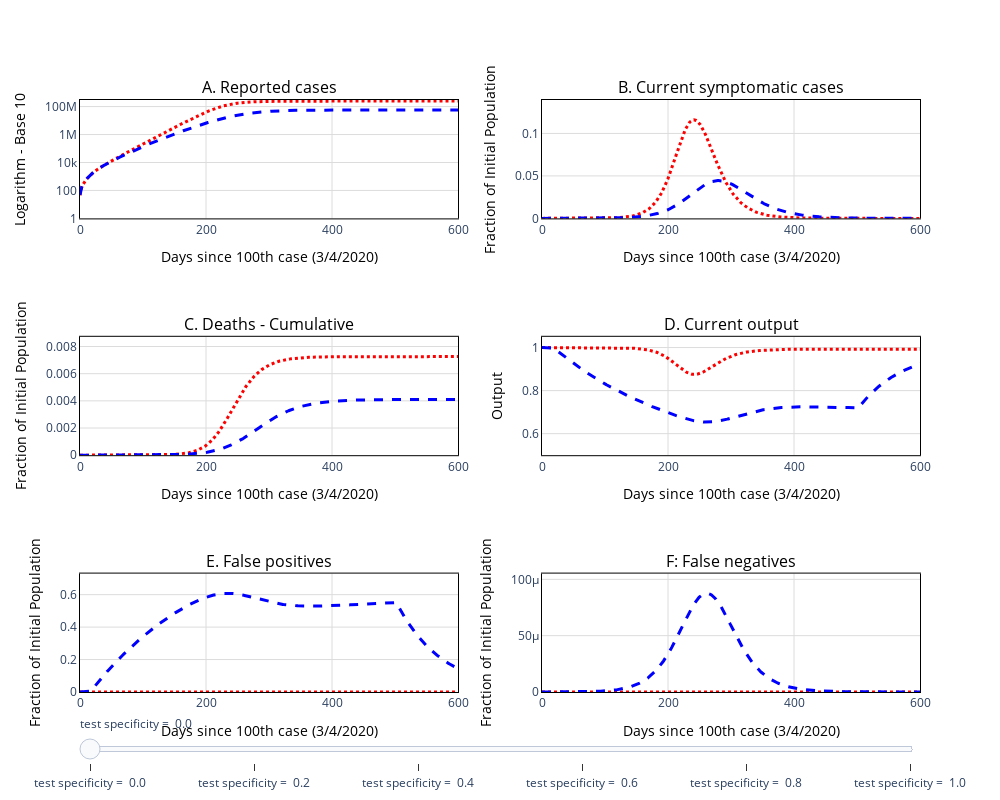

Notebook code for this chart:
### Code cell
f

### Figure 1 — Plotly figure (JSON) as saved in the notebook; plotly's stock layout.template omitted (floating-point values rounded to 4 significant figures; data arrays with more than 128 entries replaced by an {"elided": "..."} marker saying what was removed)
{"data": [{"line": {"color": "red", "dash": "dot", "width": 3}, "name": "Common Quarantine", "showlegend": true, "type": "scatter", "visible": true, "xaxis": "x", "y": {"elided": "1095 float values"}, "yaxis": "y"}, {"line": {"color": "red", "dash": "dot", "width": 3}, "name": "Common Quarantine", "showlegend": false, "type": "scatter", "visible": true, "xaxis": "x2", "y": {"elided": "1095 float values"}, "yaxis": "y2"}, {"line": {"color": "red", "dash": "dot", "width": 3}, "name": "Common Quarantine", "showlegend": false, "type": "scatter", "visible": true, "xaxis": "x3", "y": {"elided": "1095 float values"}, "yaxis": "y3"}, {"line": {"color": "red", "dash": "dot", "width": 3}, "name": "Common Quarantine", "showlegend": false, "type": "scatter", "visible": true, "xaxis": "x4", "y": {"elided": "1095 float values"}, "yaxis": "y4"}, {"line": {"color": "red", "dash": "dot", "width": 3}, "name": "Common Quarantine", "showlegend": false, "type": "scatter", "visible": true, "xaxis": "x5", "y": {"elided": "1095 float values"}, "yaxis": "y5"}, {"line": {"color": "red", "dash": "dot", "width": 3}, "name": "Common Quarantine", "showlegend": false, "type": "scatter", "visible": true, "xaxis": "x6", "y": {"elided": "1095 int values"}, "yaxis": "y6"}, {"line": {"color": "blue", "dash": "dash", "width": 3}, "name": "Quarantine & Test", "showlegend": true, "type": "scatter", "visible": true, "xaxis": "x", "y": {"elided": "1095 float values"}, "yaxis": "y"}, {"line": {"color": "blue", "dash": "dash", "width": 3}, "name": "Quarantine & Test", "showlegend": false, "type": "scatter", "visible": true, "xaxis": "x2", "y": {"elided": "1095 float values"}, "yaxis": "y2"}, {"line": {"color": "blue", "dash": "dash", "width": 3}, "name": "Quarantine & Test", "showlegend": false, "type": "scatter", "visible": true, "xaxis": "x3", "y": {"elided": "1095 float values"}, "yaxis": "y3"}, {"line": {"color": "blue", "dash": "dash", "width": 3}, "name": "Quarantine & Test", "showlegend": false, "type": "scatter", "visible": true, "xaxis": "x4", "y": {"elided": "1095 float values"}, "yaxis": "y4"}, {"line": {"color": "blue", "dash": "dash", "width": 3}, "name": "Quarantine & Test", "showlegend": false, "type": "scatter", "visible": true, "xaxis": "x5", "y": {"elided": "1095 float values"}, "yaxis": "y5"}, {"line": {"color": "blue", "dash": "dash", "width": 3}, "name": "Quarantine & Test", "showlegend": false, "type": "scatter", "visible": true, "xaxis": "x6", "y": {"elided": "1095 float values"}, "yaxis": "y6"}, {"line": {"color": "blue", "dash": "dash", "width": 3}, "name": "Quarantine & Test", "showlegend": true, "type": "scatter", "visible": false, "xaxis": "x", "y": {"elided": "1095 float values"}, "yaxis": "y"}, {"line": {"color": "blue", "dash": "dash", "width": 3}, "name": "Quarantine & Test", "showlegend": false, "type": "scatter", "visible": false, "xaxis": "x2", "y": {"elided": "1095 float values"}, "yaxis": "y2"}, {"line": {"color": "blue", "dash": "dash", "width": 3}, "name": "Quarantine & Test", "showlegend": false, "type": "scatter", "visible": false, "xaxis": "x3", "y": {"elided": "1095 float values"}, "yaxis": "y3"}, {"line": {"color": "blue", "dash": "dash", "width": 3}, "name": "Quarantine & Test", "showlegend": false, "type": "scatter", "visible": false, "xaxis": "x4", "y": {"elided": "1095 float values"}, "yaxis": "y4"}, {"line": {"color": "blue", "dash": "dash", "width": 3}, "name": "Quarantine & Test", "showlegend": false, "type": "scatter", "visible": false, "xaxis": "x5", "y": {"elided": "1095 float values"}, "yaxis": "y5"}, {"line": {"color": "blue", "dash": "dash", "width": 3}, "name": "Quarantine & Test", "showlegend": false, "type": "scatter", "visible": false, "xaxis": "x6", "y": {"elided": "1095 float values"}, "yaxis": "y6"}, {"line": {"color": "blue", "dash": "dash", "width": 3}, "name": "Quarantine & Test", "showlegend": true, "type": "scatter", "visible": false, "xaxis": "x", "y": {"elided": "1095 float values"}, "yaxis": "y"}, {"line": {"color": "blue", "dash": "dash", "width": 3}, "name": "Quarantine & Test", "showlegend": false, "type": "scatter", "visible": false, "xaxis": "x2", "y": {"elided": "1095 float values"}, "yaxis": "y2"}, {"line": {"color": "blue", "dash": "dash", "width": 3}, "name": "Quarantine & Test", "showlegend": false, "type": "scatter", "visible": false, "xaxis": "x3", "y": {"elided": "1095 float values"}, "yaxis": "y3"}, {"line": {"color": "blue", "dash": "dash", "width": 3}, "name": "Quarantine & Test", "showlegend": false, "type": "scatter", "visible": false, "xaxis": "x4", "y": {"elided": "1095 float values"}, "yaxis": "y4"}, {"line": {"color": "blue", "dash": "dash", "width": 3}, "name": "Quarantine & Test", "showlegend": false, "type": "scatter", "visible": false, "xaxis": "x5", "y": {"elided": "1095 float values"}, "yaxis": "y5"}, {"line": {"color": "blue", "dash": "dash", "width": 3}, "name": "Quarantine & Test", "showlegend": false, "type": "scatter", "visible": false, "xaxis": "x6", "y": {"elided": "1095 float values"}, "yaxis": "y6"}, {"line": {"color": "blue", "dash": "dash", "width": 3}, "name": "Quarantine & Test", "showlegend": true, "type": "scatter", "visible": false, "xaxis": "x", "y": {"elided": "1095 float values"}, "yaxis": "y"}, {"line": {"color": "blue", "dash": "dash", "width": 3}, "name": "Quarantine & Test", "showlegend": false, "type": "scatter", "visible": false, "xaxis": "x2", "y": {"elided": "1095 float values"}, "yaxis": "y2"}, {"line": {"color": "blue", "dash": "dash", "width": 3}, "name": "Quarantine & Test", "showlegend": false, "type": "scatter", "visible": false, "xaxis": "x3", "y": {"elided": "1095 float values"}, "yaxis": "y3"}, {"line": {"color": "blue", "dash": "dash", "width": 3}, "name": "Quarantine & Test", "showlegend": false, "type": "scatter", "visible": false, "xaxis": "x4", "y": {"elided": "1095 float values"}, "yaxis": "y4"}, {"line": {"color": "blue", "dash": "dash", "width": 3}, "name": "Quarantine & Test", "showlegend": false, "type": "scatter", "visible": false, "xaxis": "x5", "y": {"elided": "1095 float values"}, "yaxis": "y5"}, {"line": {"color": "blue", "dash": "dash", "width": 3}, "name": "Quarantine & Test", "showlegend": false, "type": "scatter", "visible": false, "xaxis": "x6", "y": {"elided": "1095 float values"}, "yaxis": "y6"}, {"line": {"color": "blue", "dash": "dash", "width": 3}, "name": "Quarantine & Test", "showlegend": true, "type": "scatter", "visible": false, "xaxis": "x", "y": {"elided": "1095 float values"}, "yaxis": "y"}, {"line": {"color": "blue", "dash": "dash", "width": 3}, "name": "Quarantine & Test", "showlegend": false, "type": "scatter", "visible": false, "xaxis": "x2", "y": {"elided": "1095 float values"}, "yaxis": "y2"}, {"line": {"color": "blue", "dash": "dash", "width": 3}, "name": "Quarantine & Test", "showlegend": false, "type": "scatter", "visible": false, "xaxis": "x3", "y": {"elided": "1095 float values"}, "yaxis": "y3"}, {"line": {"color": "blue", "dash": "dash", "width": 3}, "name": "Quarantine & Test", "showlegend": false, "type": "scatter", "visible": false, "xaxis": "x4", "y": {"elided": "1095 float values"}, "yaxis": "y4"}, {"line": {"color": "blue", "dash": "dash", "width": 3}, "name": "Quarantine & Test", "showlegend": false, "type": "scatter", "visible": false, "xaxis": "x5", "y": {"elided": "1095 float values"}, "yaxis": "y5"}, {"line": {"color": "blue", "dash": "dash", "width": 3}, "name": "Quarantine & Test", "showlegend": false, "type": "scatter", "visible": false, "xaxis": "x6", "y": {"elided": "1095 float values"}, "yaxis": "y6"}, {"line": {"color": "blue", "dash": "dash", "width": 3}, "name": "Quarantine & Test", "showlegend": true, "type": "scatter", "visible": false, "xaxis": "x", "y": {"elided": "1095 float values"}, "yaxis": "y"}, {"line": {"color": "blue", "dash": "dash", "width": 3}, "name": "Quarantine & Test", "showlegend": false, "type": "scatter", "visible": false, "xaxis": "x2", "y": {"elided": "1095 float values"}, "yaxis": "y2"}, {"line": {"color": "blue", "dash": "dash", "width": 3}, "name": "Quarantine & Test", "showlegend": false, "type": "scatter", "visible": false, "xaxis": "x3", "y": {"elided": "1095 float values"}, "yaxis": "y3"}, {"line": {"color": "blue", "dash": "dash", "width": 3}, "name": "Quarantine & Test", "showlegend": false, "type": "scatter", "visible": false, "xaxis": "x4", "y": {"elided": "1095 float values"}, "yaxis": "y4"}, {"line": {"color": "blue", "dash": "dash", "width": 3}, "name": "Quarantine & Test", "showlegend": false, "type": "scatter", "visible": false, "xaxis": "x5", "y": {"elided": "1095 float values"}, "yaxis": "y5"}, {"line": {"color": "blue", "dash": "dash", "width": 3}, "name": "Quarantine & Test", "showlegend": false, "type": "scatter", "visible": false, "xaxis": "x6", "y": {"elided": "1095 float values"}, "yaxis": "y6"}], "layout": {"annotations": [{"font": {"color": "black", "size": 16}, "showarrow": false, "text": "A. Reported cases", "x": 0.225, "xanchor": "center", "xref": "paper", "y": 1, "yanchor": "bottom", "yref": "paper"}, {"font": {"color": "black", "size": 16}, "showarrow": false, "text": "B. Current symptomatic cases", "x": 0.775, "xanchor": "center", "xref": "paper", "y": 1, "yanchor": "bottom", "yref": "paper"}, {"font": {"color": "black", "size": 16}, "showarrow": false, "text": "C. Deaths - Cumulative", "x": 0.225, "xanchor": "center", "xref": "paper", "y": 0.6, "yanchor": "bottom", "yref": "paper"}, {"font": {"color": "black", "size": 16}, "showarrow": false, "text": "D. Current output", "x": 0.775, "xanchor": "center", "xref": "paper", "y": 0.6, "yanchor": "bottom", "yref": "paper"}, {"font": {"color": "black", "size": 16}, "showarrow": false, "text": "E. False positives", "x": 0.225, "xanchor": "center", "xref": "paper", "y": 0.2, "yanchor": "bottom", "yref": "paper"}, {"font": {"color": "black", "size": 16}, "showarrow": false, "text": "F: False negatives", "x": 0.775, "xanchor": "center", "xref": "paper", "y": 0.2, "yanchor": "bottom", "yref": "paper"}], "height": 800, "plot_bgcolor": "rgba(0,0,0,0)", "showlegend": false, "sliders": [{"steps": [{"args": [{"visible": [true, true, true, true, true, true, true, true, true, true, true, true, "legendonly", "legendonly", "legendonly", "legendonly", "legendonly", "legendonly", "legendonly", "legendonly", "legendonly", "legendonly", "legendonly", "legendonly", "legendonly", "legendonly", "legendonly", "legendonly", "legendonly", "legendonly", "legendonly", "legendonly", "legendonly", "legendonly", "legendonly", "legendonly", "legendonly", "legendonly", "legendonly", "legendonly", "legendonly", "legendonly"]}, {"showlegend": [true, "False", "False", "False", "False", "False", true, "False", "False", "False", "False", "False", "False", "False", "False", "False", "False", "False", "False", "False", "False", "False", "False", "False", "False", "False", "False", "False", "False", "False", "False", "False", "False", "False", "False", "False", "False", "False", "False", "False", "False", "False"]}], "label": "test specificity = \n0.0", "method": "restyle"}, {"args": [{"visible": [true, true, true, true, true, true, "legendonly", "legendonly", "legendonly", "legendonly", "legendonly", "legendonly", true, true, true, true, true, true, "legendonly", "legendonly", "legendonly", "legendonly", "legendonly", "legendonly", "legendonly", "legendonly", "legendonly", "legendonly", "legendonly", "legendonly", "legendonly", "legendonly", "legendonly", "legendonly", "legendonly", "legendonly", "legendonly", "legendonly", "legendonly", "legendonly", "legendonly", "legendonly"]}, {"showlegend": [true, "False", "False", "False", "False", "False", "False", "False", "False", "False", "False", "False", true, "False", "False", "False", "False", "False", "False", "False", "False", "False", "False", "False", "False", "False", "False", "False", "False", "False", "False", "False", "False", "False", "False", "False", "False", "False", "False", "False", "False", "False"]}], "label": "test specificity = \n0.2", "method": "restyle"}, {"args": [{"visible": [true, true, true, true, true, true, "legendonly", "legendonly", "legendonly", "legendonly", "legendonly", "legendonly", "legendonly", "legendonly", "legendonly", "legendonly", "legendonly", "legendonly", true, true, true, true, true, true, "legendonly", "legendonly", "legendonly", "legendonly", "legendonly", "legendonly", "legendonly", "legendonly", "legendonly", "legendonly", "legendonly", "legendonly", "legendonly", "legendonly", "legendonly", "legendonly", "legendonly", "legendonly"]}, {"showlegend": [true, "False", "False", "False", "False", "False", "False", "False", "False", "False", "False", "False", "False", "False", "False", "False", "False", "False", true, "False", "False", "False", "False", "False", "False", "False", "False", "False", "False", "False", "False", "False", "False", "False", "False", "False", "False", "False", "False", "False", "False", "False"]}], "label": "test specificity = \n0.4", "method": "restyle"}, {"args": [{"visible": [true, true, true, true, true, true, "legendonly", "legendonly", "legendonly", "legendonly", "legendonly", "legendonly", "legendonly", "legendonly", "legendonly", "legendonly", "legendonly", "legendonly", "legendonly", "legendonly", "legendonly", "legendonly", "legendonly", "legendonly", true, true, true, true, true, true, "legendonly", "legendonly", "legendonly", "legendonly", "legendonly", "legendonly", "legendonly", "legendonly", "legendonly", "legendonly", "legendonly", "legendonly"]}, {"showlegend": [true, "False", "False", "False", "False", "False", "False", "False", "False", "False", "False", "False", "False", "False", "False", "False", "False", "False", "False", "False", "False", "False", "False", "False", true, "False", "False", "False", "False", "False", "False", "False", "False", "False", "False", "False", "False", "False", "False", "False", "False", "False"]}], "label": "test specificity = \n0.6", "method": "restyle"}, {"args": [{"visible": [true, true, true, true, true, true, "legendonly", "legendonly", "legendonly", "legendonly", "legendonly", "legendonly", "legendonly", "legendonly", "legendonly", "legendonly", "legendonly", "legendonly", "legendonly", "legendonly", "legendonly", "legendonly", "legendonly", "legendonly", "legendonly", "legendonly", "legendonly", "legendonly", "legendonly", "legendonly", true, true, true, true, true, true, "legendonly", "legendonly", "legendonly", "legendonly", "legendonly", "legendonly"]}, {"showlegend": [true, "False", "False", "False", "False", "False", "False", "False", "False", "False", "False", "False", "False", "False", "False", "False", "False", "False", "False", "False", "False", "False", "False", "False", "False", "False", "False", "False", "False", "False", true, "False", "False", "False", "False", "False", "False", "False", "False", "False", "False", "False"]}], "label": "test specificity = \n0.8", "method": "restyle"}, {"args": [{"visible": [true, true, true, true, true, true, "legendonly", "legendonly", "legendonly", "legendonly", "legendonly", "legendonly", "legendonly", "legendonly", "legendonly", "legendonly", "legendonly", "legendonly", "legendonly", "legendonly", "legendonly", "legendonly", "legendonly", "legendonly", "legendonly", "legendonly", "legendonly", "legendonly", "legendonly", "legendonly", "legendonly", "legendonly", "legendonly", "legendonly", "legendonly", "legendonly", true, true, true, true, true, true]}, {"showlegend": [true, "False", "False", "False", "False", "False", "False", "False", "False", "False", "False", "False", "False", "False", "False", "False", "False", "False", "False", "False", "False", "False", "False", "False", "False", "False", "False", "False", "False", "False", "False", "False", "False", "False", "False", "False", true, "False", "False", "False", "False", "False"]}], "label": "test specificity = \n1.0", "method": "restyle"}]}], "width": 1000, "xaxis": {"anchor": "y", "domain": [0, 0.45], "gridcolor": "rgb(220,220,220)", "linecolor": "black", "linewidth": 1, "mirror": true, "range": [0, 600], "showline": true, "title": {"font": {"color": "black"}, "text": "Days since 100th case (3/4/2020)"}}, "xaxis2": {"anchor": "y2", "domain": [0.55, 1], "gridcolor": "rgb(220,220,220)", "linecolor": "black", "linewidth": 1, "mirror": true, "range": [0, 600], "showline": true, "title": {"font": {"color": "black"}, "text": "Days since 100th case (3/4/2020)"}}, "xaxis3": {"anchor": "y3", "domain": [0, 0.45], "gridcolor": "rgb(220,220,220)", "linecolor": "black", "linewidth": 1, "mirror": true, "range": [0, 600], "showline": true, "title": {"font": {"color": "black"}, "text": "Days since 100th case (3/4/2020)"}}, "xaxis4": {"anchor": "y4", "domain": [0.55, 1], "gridcolor": "rgb(220,220,220)", "linecolor": "black", "linewidth": 1, "mirror": true, "range": [0, 600], "showline": true, "title": {"font": {"color": "black"}, "text": "Days since 100th case (3/4/2020)"}}, "xaxis5": {"anchor": "y5", "domain": [0, 0.45], "gridcolor": "rgb(220,220,220)", "linecolor": "black", "linewidth": 1, "mirror": true, "range": [0, 600], "showline": true, "title": {"font": {"color": "black"}, "text": "Days since 100th case (3/4/2020)"}}, "xaxis6": {"anchor": "y6", "domain": [0.55, 1], "gridcolor": "rgb(220,220,220)", "linecolor": "black", "linewidth": 1, "mirror": true, "range": [0, 600], "showline": true, "title": {"font": {"color": "black"}, "text": "Days since 100th case (3/4/2020)"}}, "yaxis": {"anchor": "x", "domain": [0.8, 1], "gridcolor": "rgb(220,220,220)", "linecolor": "black", "linewidth": 1, "mirror": true, "range": [0, 8.472], "showline": true, "title": {"font": {"color": "black"}, "text": "Logarithm - Base 10"}, "type": "log"}, "yaxis2": {"anchor": "x2", "domain": [0.8, 1], "gridcolor": "rgb(220,220,220)", "linecolor": "black", "linewidth": 1, "mirror": true, "range": [0, 0.1394], "showline": true, "title": {"font": {"color": "black"}, "text": "Fraction of Initial Population"}}, "yaxis3": {"anchor": "x3", "domain": [0.4, 0.6], "gridcolor": "rgb(220,220,220)", "linecolor": "black", "linewidth": 1, "mirror": true, "range": [0, 0.008714], "showline": true, "title": {"font": {"color": "black"}, "text": "Fraction of Initial Population"}}, "yaxis4": {"anchor": "x4", "domain": [0.4, 0.6], "gridcolor": "rgb(220,220,220)", "linecolor": "black", "linewidth": 1, "mirror": true, "range": [0.5, 1.05], "showline": true, "title": {"font": {"color": "black"}, "text": "Output"}}, "yaxis5": {"anchor": "x5", "domain": [0, 0.2], "gridcolor": "rgb(220,220,220)", "linecolor": "black", "linewidth": 1, "mirror": true, "range": [0, 0.7298], "showline": true, "title": {"font": {"color": "black"}, "text": "Fraction of Initial Population"}}, "yaxis6": {"anchor": "x6", "domain": [0, 0.2], "gridcolor": "rgb(220,220,220)", "linecolor": "black", "linewidth": 1, "mirror": true, "range": [0, 0.0001051], "showline": true, "title": {"font": {"color": "black"}, "text": "Fraction of Initial Population"}}}}
